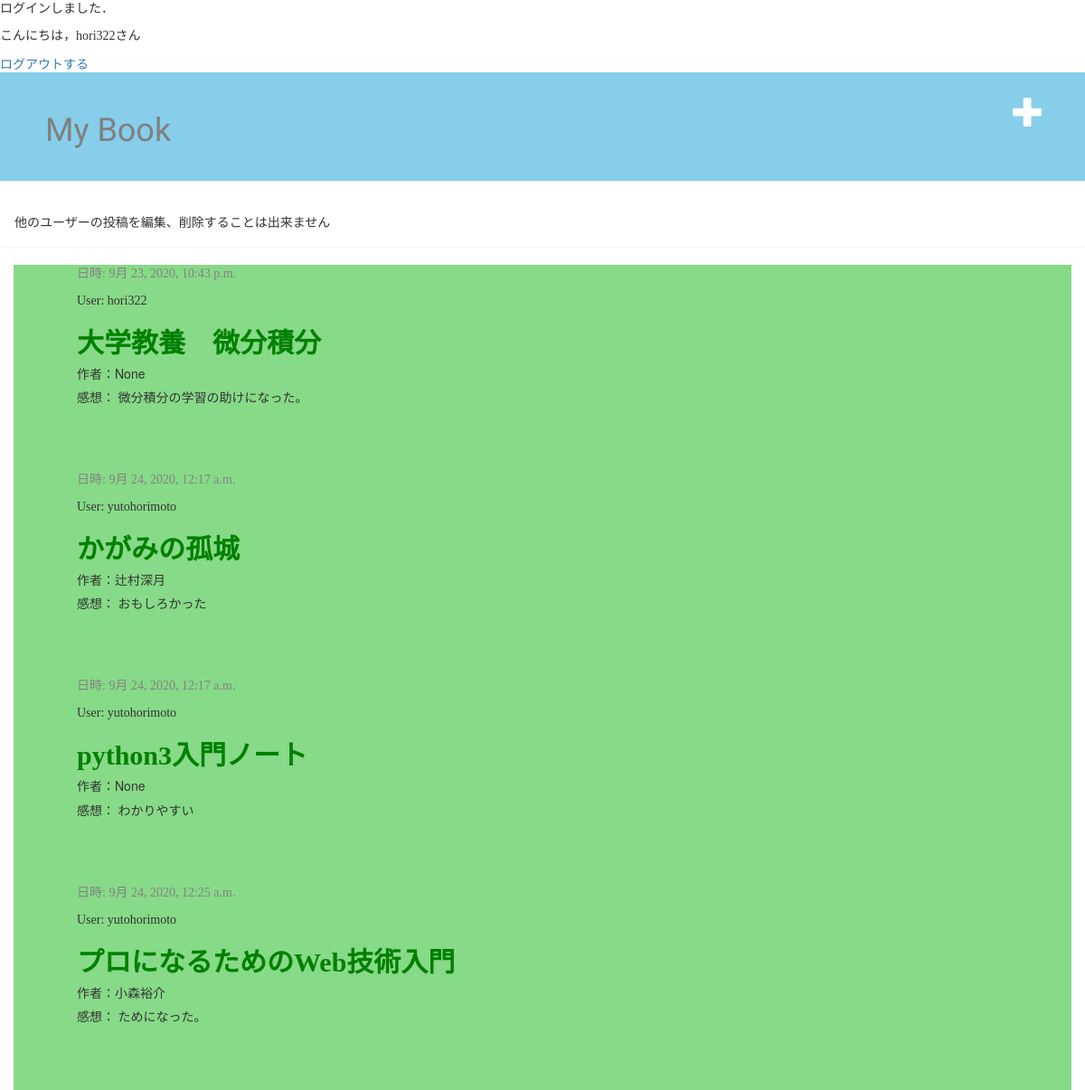
Screenshot of / (signed in) with the database file from the repository.
### mybook/models.py (models this page shows, shortened)
class Post(models.Model):
    author = models.ForeignKey(settings.AUTH_USER_MODEL, on_delete=models.CASCADE)
    book_title = models.CharField(max_length=50)
    book_author = models.CharField(max_length=20,blank=True, null=True)
    book_label = models.IntegerField(choices=label_choices,blank=True, null=True)
    book_int = models.CharField(max_length=200,blank=True, null=True)
    text = models.TextField()
    created_date = models.DateTimeField(default=timezone.now)
    published_date = models.DateTimeField(blank=True, null=True)

### mybook/views.py (the view)
# urls.py: path('', views.post_list, name='post_list'),
@login_required
def post_list(request):
    posts = Post.objects.filter(published_date__lte=timezone.now()).order_by('published_date')
    return render(request, 'mybook/post_list.html', {'posts':posts})

### mybook/templates/mybook/post_list.html
{% extends 'mybook/base.html' %}
{% block content %}
        {% for post in posts %}
            <div class="post">
                <div class="date">
                    <p>日時: {{ post.published_date }}</p>
                </div>
                <p>User: {{ post.author}}</p>
                <h2><a href="{% url 'post_detail' pk=post.pk %}">{{ post.book_title }}</a></h2>
                <h5>作者：{{post.book_author}}</h5>
                <p>感想： {{ post.text|linebreaksbr }}</p>
            </div>
        {% endfor %}
{% endblock %}

### mybook/templates/mybook/base.html (shortened to what this page needs)
{% load static %}
<html>
    <head>
        <link rel="stylesheet" href="//maxcdn.bootstrapcdn.com/bootstrap/3.2.0/css/bootstrap.min.css">
        <link rel="stylesheet" href="//maxcdn.bootstrapcdn.com/bootstrap/3.2.0/css/bootstrap-theme.min.css">
        <link rel="stylesheet" href="{% static 'css/mybook.css' %}">
    </head>
    <body>
            {% if user.id  %}
            <p>ログインしました．</p>
            <p>こんにちは，{{ user.username }}さん</p>
            <a href="{% url 'logout' %}">ログアウトする</a>
            {% else %}
            <a href="{% url 'login' %}">ログイン</a>
            <a href="{% url 'create_account' %}">アカウント作成</a>
            {% endif %}
        <div  class="page-header">
            <a href="{% url 'post_new' %}" class="top-menu"><span class="glyphicon glyphicon-plus"></span></a>
            <h1><a href="/">My Book</a></h1>
        </div>
        <div class='alert'>
            <p>他のユーザーの投稿を編集、削除することは出来ません</p>
        </div>
        <div class="content container">
            <div class="row">
                <div class="col-md-8">
                    {% block content %}
                    {% endblock %}
                </div>
            </div>
        </div>
    </body>
</html>

### mybook/static/css/mybook.css (style rules this page uses)
.page-header { background-color:skyblue; margin-top: 0; padding: 25px 25px 25px 50px; }
h1 a { color:gray; font-family: 'Amatic SC', cursive;; }
h2 { font-weight: bold; font-family: "ＭＳ Ｐ明朝"; }
p { font-family: "Hannari"; }
.content { background-color: rgb(135, 218, 135); }
.row { margin-left: 40px; }
.date { color: #828282; }
.top-menu, .top-menu:hover, .top-menu:visited { color: #ffffff; float: right; font-size: 26pt; margin-right: 20px; }
.post { margin-bottom: 70px; }
.post h2 a, .post h2 a:visited { color:green; font-family: "ＭＳ Ｐ明朝"; }

### rows the page displays
Post: published_date "9月 23, 2020, 10:43 p.m.", author "hori322", book_title "大学教養 微分積分", book_author "None", text "微分積分の学習の助けになった。"
Post: published_date "9月 24, 2020, 12:17 a.m.", author "yutohorimoto", book_title "かがみの孤城", book_author "辻村深月", text "おもしろかった"
Post: published_date "9月 24, 2020, 12:17 a.m.", author "yutohorimoto", book_title "python3入門ノート", book_author "None", text "わかりやすい"
Post: published_date "9月 24, 2020, 12:25 a.m.", author "yutohorimoto", book_title "プロになるためのWeb技術入門", book_author "小森裕介", text "ためになった。"

### other values shown
{{ user.username }} "hori322"
